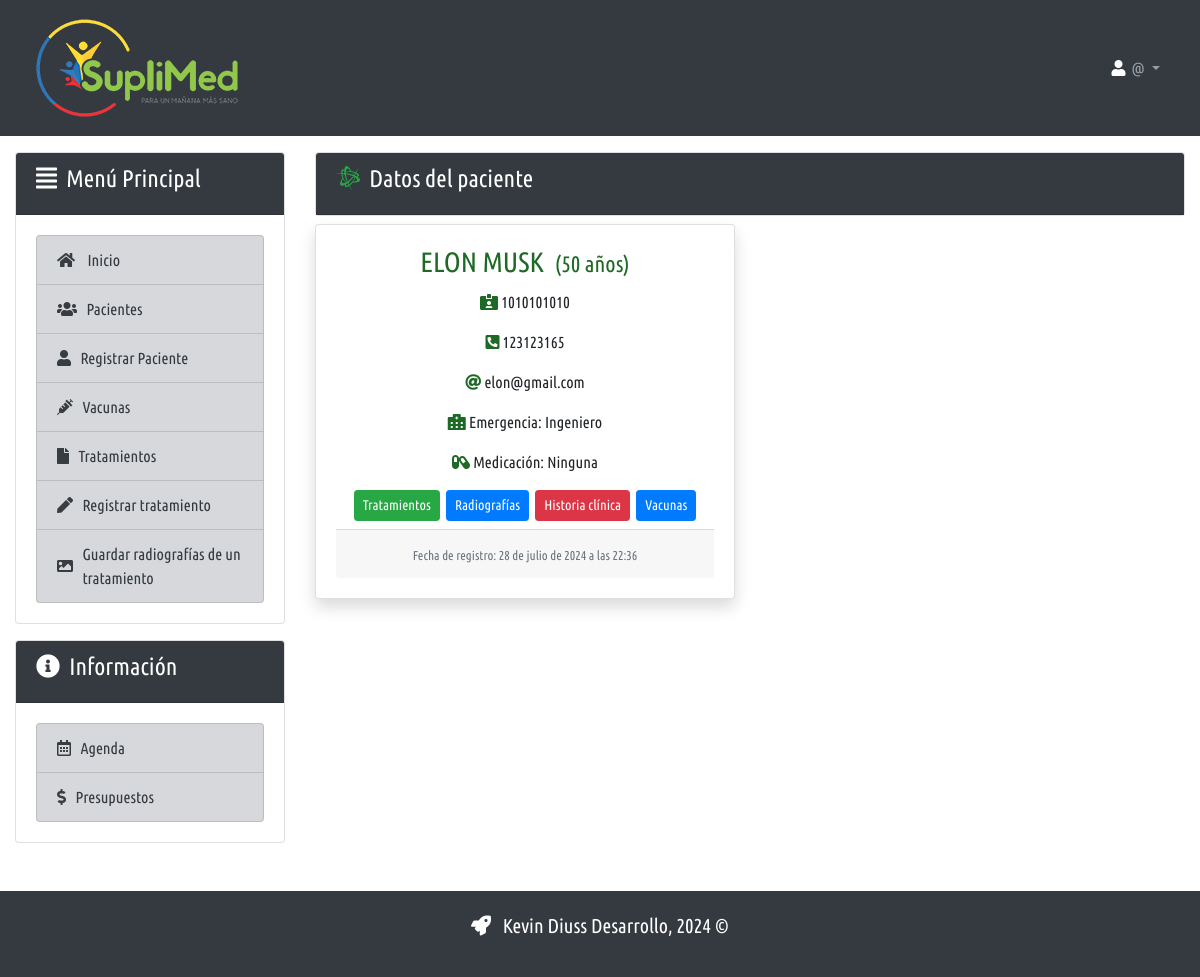
/buscar/1010101010/ (signed in), run on an earlier commit of the app's database.
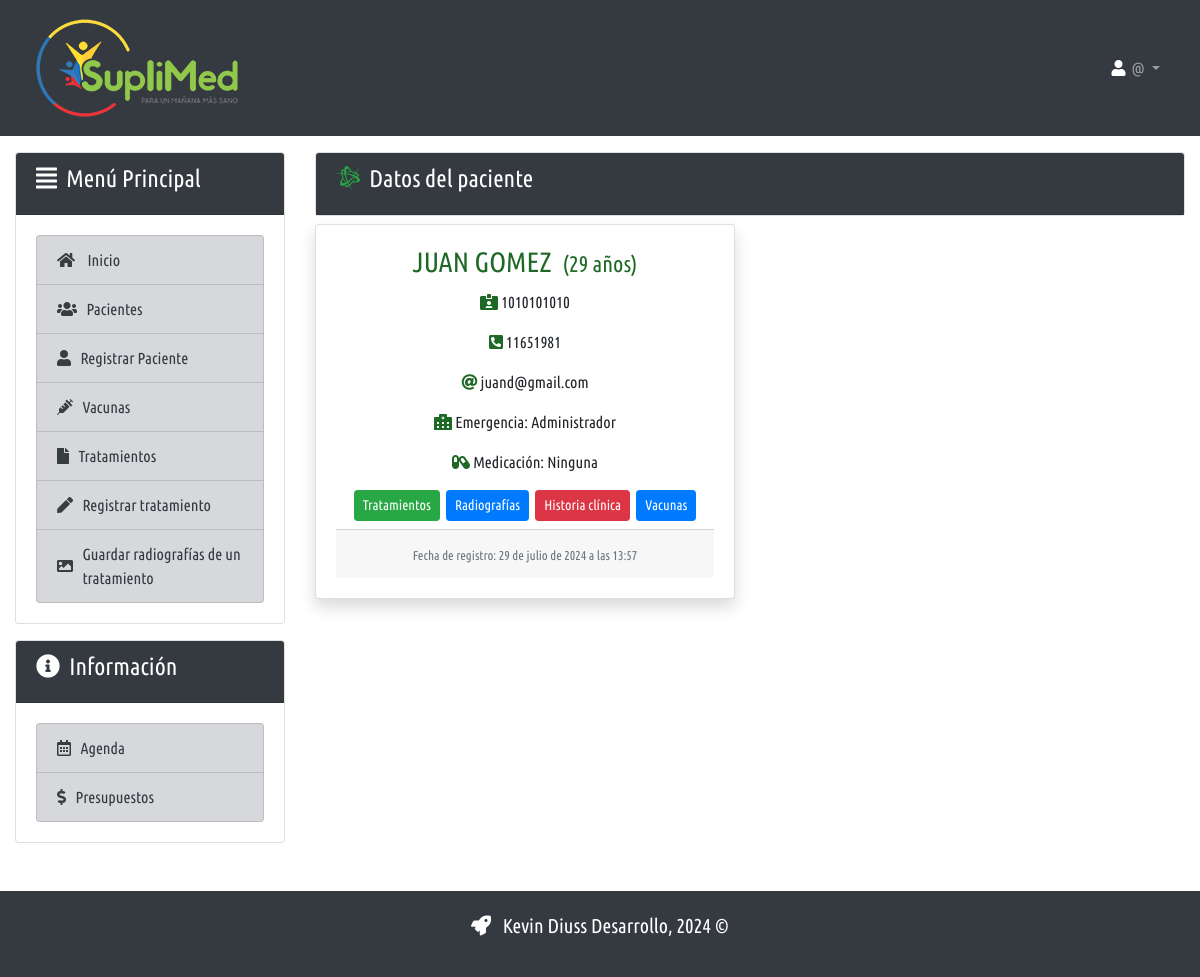
And on a later commit of the database.
### paciente/models.py (models this page shows)
class Paciente(models.Model):
    tipoId = models.CharField(max_length=50, verbose_name='tipoId')
    numDocumento = models.CharField(max_length=15, verbose_name='numDocumento')
    nombre = models.CharField(max_length=50, verbose_name='nombre')
    apellido = models.CharField(max_length=50, verbose_name='apellido')
    telefono = models.CharField(max_length=20, verbose_name='teléfono')
    telefonoDos = models.CharField(max_length=20, verbose_name='telefonoDos')
    email = models.EmailField(verbose_name='email')
    fecha_nacimiento = models.DateField(verbose_name='fechaNacimiento')
    direccion = models.CharField(max_length=150, verbose_name='dirección')
    sexo = models.CharField(max_length=10)
    ocupacion = models.CharField(max_length=100)
    sangre = models.CharField(max_length=15)
    rh = models.CharField(max_length=20)
    grupoRiesgo = models.CharField(max_length=35)
    condicionSalud = models.CharField(max_length=50)
    regimen = models.CharField(max_length=20)
    aseguradora = models.CharField(max_length=50)
    tipoAfi = models.CharField(max_length=20)
    observaciones = models.TextField(blank=True, null=True)
    created = models.DateTimeField(auto_now_add=True)
    updated = models.DateTimeField(auto_now=True)
    def calcularEdad(self):
        return date.today().year - self.fecha_nacimiento.year
    class Meta:
        verbose_name = 'paciente'
        verbose_name_plural = 'pacientes'
        ordering = ['created']

### paciente/views.py (the view)
# urls.py: path('buscar/<cedula>/', views.buscar, name="buscar"),
@login_required()
def buscar(request, cedula):
    try:
        paciente = get_list_or_404(Paciente, numDocumento=cedula)
        print(paciente)
        print(paciente[0])
        edad = Paciente.calcularEdad(paciente[0])
        data = {
            'paciente': paciente[0],
            'edad': edad
        }
        return render(request, 'paciente/buscar.html', data)
    except:
        messages.success(request, "No existe paciente con ese Numero de Documento.")
        return redirect(to="/listar")

### paciente/templates/paciente/buscar.html
{% extends 'core/base.html' %}
{% load static %}
{% load crispy_forms_tags %}
{% block content %}
<div class="card-group">
    <div class="card bg-negro">
        <div class="card-header bg-dark text-white">
            <h4>
                <i class="fab fa-battle-net text-success"></i>&nbsp;
                Datos del paciente
            </h4>
        </div>
    </div>
</div>
<div class="row row-cols-1 row-cols-md-2 mt-2">
    <div class="col mb-4">
        <div class="card h-100 text-center shadow">
            <div class="card-body">
                <h3 class="card-title text-verde text-center ">
                    <span class="text-uppercase">{{paciente.nombre}} {{paciente.apellido}}</span>&nbsp;
                    <small class="text-verde">({{edad}} a&ntilde;os)</small>
                </h3>
                <div class="m-2">
                    <p><i class="fas fa-id-card-alt text-verde"></i>&nbsp;{{paciente.numDocumento}}</p>
                    <p><i class="fas fa-phone-square-alt text-verde"></i>&nbsp;{{paciente.telefono}}</p>
                    <p><i class="fas fa-at text-verde"></i>&nbsp;{{paciente.email}}</p>
                    <p><i class="fas fa-hospital-alt text-verde"></i>&nbsp;Emergencia: {{paciente.ocupacion}}</br>
                    <p><i class="fas fa-capsules text-verde"></i>&nbsp;Medicaci&oacute;n: {{paciente.observaciones}}</p>
                    <div class="">
                        <a href="{% url 'tratamiento:paciente_tratamientos' paciente.id %}" class="btn btn-success btn-sm">Tratamientos</a>&nbsp;
                        <a href="{% url 'tratamiento:paciente_radiografias' paciente.id %}" class="btn btn-primary btn-sm">Radiograf&iacute;as</a>&nbsp;
                        <a href="{% url 'paciente:historia_clinica' paciente.numDocumento%}" class="btn btn-danger btn-sm">Historia clínica</a>&nbsp;
                        <a href="{% url 'biologicos:vacunas' paciente.numDocumento%}" class="btn btn-primary btn-sm">Vacunas</a>
                    </div>
                </div>
                <div class="card-footer">
                    <small class="text-muted">Fecha de registro: {{ paciente.created }}</small>
                </div>
            </div>
        </div>
    </div>
</div>
{% endblock %}

### core/templates/core/base.html (shortened to what this page needs)
<!DOCTYPE html>
<html lang="es">
    <head>
        {% load static %}
        <link rel="stylesheet" href="{% static 'css/bootstrap/bootstrap.min.css' %}">
        <link rel="stylesheet" href="{% static 'css/fontawesome.min.css' %}">
        <link rel="stylesheet" href="{% static 'css/sweetalert_dark.css' %}">
        <link rel="stylesheet" href="{% static 'css/base.css' %}">
    </head>
    <body>
        <nav class="navbar navbar-expand-sm navbar-dark bg-dark mb-3">
            <a href="{% url 'core:index' %}" class="nav-link">
                <img src="{% static 'img/logo2.png' %}" class="img-fluid" style="width: 100%;" id="logo">
            </a>
            <div class="collapse navbar-collapse" id="navbarSupportedContent">
                <ul class="navbar-nav ml-auto">
                    {% if user.is_authenticated %}
                    <li class="nav-item dropdown mr-3" >
                        <a href="#" class="nav-link dropdown-toggle" data-toggle="dropdown">
                            <i class="fa fa-user text-white"></i>&nbsp;
                            @{{ user.first_name }} {{ user.last_name}}
                        </a>
                    </li>
                    {% else %}
                    <li class="nav-item">
                        <a href="{% url 'login' %}" class="nav-link mr-5">
                            <i class="fa fa-user text-white"></i>&nbsp;&nbsp;Login
                        </a>
                    </li>
                    {% endif %}
                </ul>
            </div>
        </nav>
        <div class="container-fluid">
            <div class="row">
                <div class="col-sm-12 col-md-3">
                    <div class="card">
                        <div class="card-header bg-dark text-white">
                            <h4><i class="fa fa-align-justify"></i>&nbsp;&nbsp;Men&uacute; Principal</h4>
                        </div>
                        <div class="card-body">
                            <ul class="list-group">
                                <li class="list-group-item list-group-item-secondary d-fle align-items-center">
                                    <i class="fas fa-home"></i>&nbsp;&nbsp;&nbsp;
                                    <a href="{% url 'core:index' %}" class="text-dark">
                                        Inicio
                                    </a>
                                </li>
                                <li class="list-group-item list-group-item-secondary d-flex align-items-center">
                                    <i class="fas fa-users"></i>&nbsp;&nbsp;&nbsp;
                                    <a href="{% url 'paciente:listar' %}" class="text-dark">
                                        Pacientes
                                    </a>
                                </li>
                                {% if user.is_authenticated %}
                                <li class="list-group-item list-group-item-secondary d-flex align-items-center">
                                    <i class="fas fa-user"></i>&nbsp;&nbsp;&nbsp;
                                    <a href="{% url 'paciente:paciente_registro' %}" class="text-dark">
                                        Registrar Paciente
                                    </a>
                                </li>
                                {% endif %}
                                <li class="list-group-item list-group-item-secondary d-flex align-items-center">
                                    <i class="fas fa-syringe "></i>&nbsp;&nbsp;&nbsp;
                                    <a href="" class="text-dark">
                                        Vacunas
                                    </a>
                                </li>
                                <li class="list-group-item list-group-item-secondary d-flex align-items-center">
                                    <i class="fas fa-file"></i>&nbsp;&nbsp;&nbsp;
                                    <a href="{% url 'tratamiento:listar_tratamientos' %}" class="text-dark">
                                        Tratamientos
                                    </a>
                                </li>
                                {% if user.is_authenticated %}
                                <li class="list-group-item list-group-item-secondary d-flex align-items-center">
                                    <i class="fas fa-pen"></i>&nbsp;&nbsp;&nbsp;
                                    <a href="{% url 'tratamiento:registrar_tratamiento' %}" class="text-dark">
                                        Registrar tratamiento
                                    </a>
                                </li>
                                <li class="list-group-item list-group-item-secondary d-flex align-items-center">
                                    <i class="fas fa-image"></i>&nbsp;&nbsp;&nbsp;
                                    <a href="{% url 'tratamiento:guardar_radiografia_tratamiento' %}" class="text-dark">
                                        Guardar radiograf&iacute;as de un tratamiento
                                    </a>
                                </li>
                                {% endif %}
                            </ul>
                        </div>
                    </div>
                    <div class="card mt-3">
                        <div class="card-header bg-dark text-white">
                            <h4><i class="fas fa-info-circle"></i>&nbsp;&nbsp;Informaci&oacute;n</h4>
                        </div>
                        <div class="card-body">
                            <ul class="list-group">
                                <li class="list-group-item list-group-item-secondary d-flex align-items-center">
                                    <i class="far fa-calendar-alt"></i>&nbsp;&nbsp;&nbsp;
                                    <a href="{% url 'agenda:mostrar' %}" class="text-dark">Agenda</a>
                                </li>
                                <li class="list-group-item list-group-item-secondary d-flex align-items-center">
                                    <i class="fas fa-dollar-sign"></i>&nbsp;&nbsp;&nbsp;
                                    <a href="{% url 'presupuesto:listar_presupuestos' %}" class="text-dark">Presupuestos</a>
                                </li>
                            </ul>
                        </div>
                    </div>
                </div>
                    <div class="col-sm-12 col-md-9">
                        {% block content%}
                        {% endblock %}
                    </div>
            </div>
        </div>
        <footer class="bg-dark text-white mt-5 p-1">
            <div class="container p-3">
                <div class="row text-center">
                    <div class="col ml-auto">
                        <p class="lead text-center">
                            <i class="fas fa-rocket"></i>&nbsp;&nbsp;
                            Kevin Diuss Desarrollo, 2024 &copy;
                        </p>
                    </div>
                </div>
            </div>
        </footer>
    </body>
</html>

### core/static/css/base.css (style rules this page uses)
* { font-family: 'Ubuntu', sans-serif; }
.text-verde { color: #1f6926; }

What changed in the data, as far as the page shows it:
removed Paciente: nombre "ELON", apellido "MUSK", numDocumento "1010101010", telefono "123123165", email "elon@gmail.com", ocupacion "Ingeniero", observaciones "Ninguna", created "28 de julio de 2024 a las 22:36"
added Paciente: nombre "JUAN", apellido "GOMEZ", numDocumento "1010101010", telefono "11651981", email "juand@gmail.com", ocupacion "Administrador", observaciones "Ninguna", created "29 de julio de 2024 a las 13:57"
Also different on the page:
{{ edad }}: "50" → "29"
